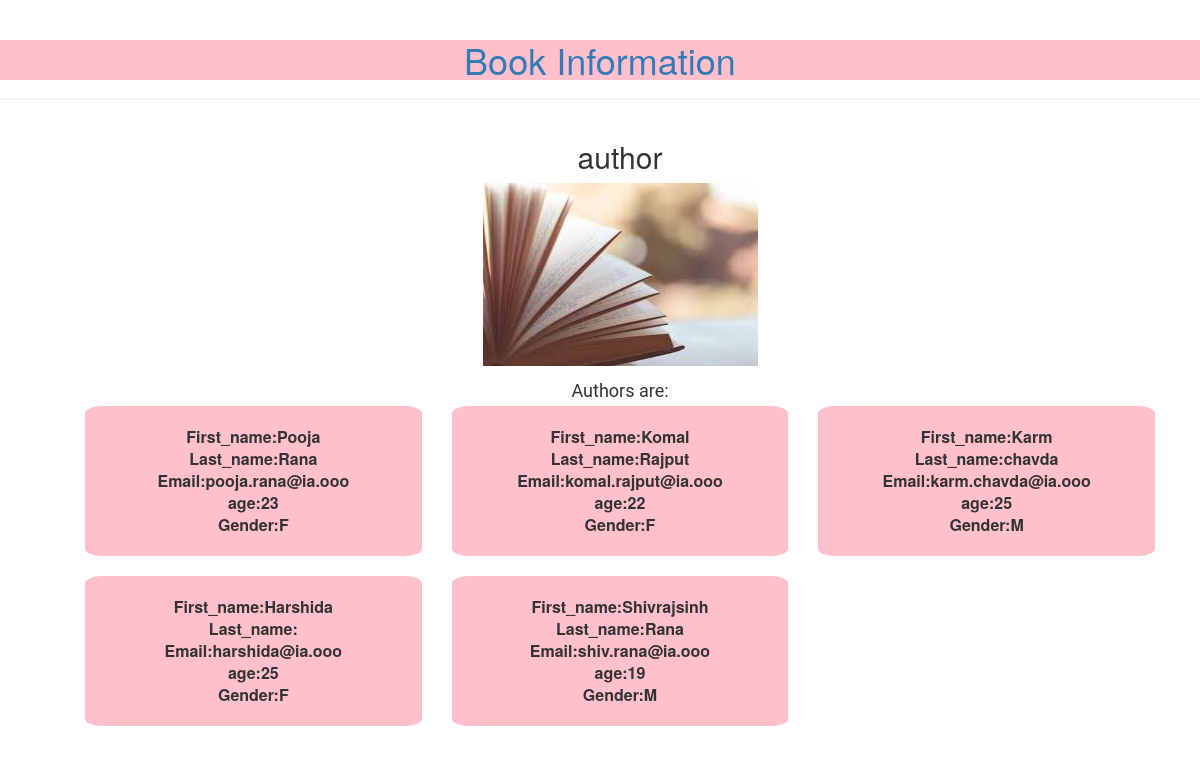
Page /test_app/demo on the committed database.
### test_app/models.py (models this page shows, shortened)
class Author(models.Model):
    first_name=models.CharField(max_length=30)
    lat_name=models.CharField(max_length=30,blank=True)
    Email=models.EmailField(unique=True)
    age=models.IntegerField()
    Gender_Choices=(
        ('M','Male'),
        ('F','Female')
        )
    gender=models.CharField(max_length=1 , choices=Gender_Choices)
    class Meta:
        verbose_name = 'Author'
        verbose_name_plural = 'Author'

### test_app/views.py (the view)
# urls.py: url(r'demo$',views.Author_view,name='Author'),
def Author_view(request):
    if request.method == 'GET':
        author = Author.objects.all()
        template = loader.get_template('test_app/authors_name.html')
        context = {
            'author': author,
        }
        return HttpResponse(template.render(context, request))

### test_app/templates/test_app/authors_name.html
{% extends 'test_app/base.html' %}
{% block content %}
	{% if author %}
	        <ul>
	        	<div class="center">
	        	<h2>author</h2>
	            {% load static %}
					<img src="{% static 'test_app/images/book.png' %}">
				</div>
	            <div class="row">
					<div class="col-md-12">
						<div class="block">
							<div class="title">
							Authors are:
							</div>
								{% for a in author %}
								<div class="col-md-4">
									<div class="des">
						            	<li class="none">First_name:{{a.first_name}}</li>
						            	<li class="none"> Last_name:{{a.lat_name}} </li>
						            	<li class="none">Email:{{a.Email}} </li>
						            	<li class="none">age:{{a.age}}</li>
						            	<li class="none"> Gender:{{a.gender}}</li>
						            </div>
					        	</div>
					            {% endfor %}
                		</div>
					</div>
				</div>
	        </ul>
	{% endif %}
{% endblock %}

### test_app/templates/test_app/base.html (shortened to what this page needs)
<html>
    <head>
        {% load static %}
        <link rel="stylesheet" type="text/css" href="{% static 'test_app/css/style.css' %}">
        <link href="{% static 'test_app/css/bootstrap.css' %}" rel="stylesheet">
    </head>
    <body>
        <div class="page-header">
            <h1 class="header_center"><a href="#">Book Information</a></h1>
        </div>
        <div class="content container">
            <div class="row">
                <div class="col-md-12">
                {% block content %}
                {% endblock %}
                </div>
            </div>
        </div>
    </body>
</html>

### test_app/static/test_app/css/style.css (style rules this page uses)
.block { text-align:center;display:inline-block; }
.none { list-style: none; }
.center { text-align: center; }
.header_center { text-align: center;background-color: pink; }
.title { padding-top:10px;text-align:center;font-size:18px;line-height:30px;font-family:'Roboto', sans-serif; }
.des { margin-bottom:20px;text-align:center;font-size:16px;line-height:22px;background-color: pink;padding: 20px 20px 20px 20px;font-weight: bold;border-radius: 5%; }

### rows in the picture
Author: first_name "Pooja", lat_name "Rana", Email "pooja.rana@ia.ooo", age "23", gender "F"
Author: first_name "Komal", lat_name "Rajput", Email "komal.rajput@ia.ooo", age "22", gender "F"
Author: first_name "Karm", lat_name "chavda", Email "karm.chavda@ia.ooo", age "25", gender "M"
Author: first_name "Harshida", Email "harshida@ia.ooo", age "25", gender "F"
Author: first_name "Shivrajsinh", lat_name "Rana", Email "shiv.rana@ia.ooo", age "19", gender "M"
